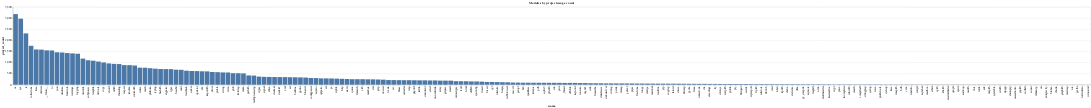

Notebook code cell kept with this figure:
### Markdown cell above
## Modules sorted by how many of the top 4000 most downloaded projects on PyPI use the module

### Code cell
import altair as alt

alt.Chart(df).mark_bar().encode(
    alt.X("name:N", sort="-y"),
    alt.Y("project_count:Q"),
    tooltip=["name", "project_count"]
).properties(
    title="Modules by project usage count"
)

### Figure 1 — Vega-Lite specification as saved in the notebook (floating-point values rounded to 4 significant figures; data arrays with more than 128 entries replaced by an {"elided": "..."} marker saying what was removed)
{"config": {"view": {"continuousWidth": 400, "continuousHeight": 300}}, "data": {"name": "data-e9a5cc4775bc76eb0d7a260005b4d83e"}, "mark": "bar", "encoding": {"tooltip": [{"type": "nominal", "field": "name"}, {"type": "quantitative", "field": "project_count"}], "x": {"type": "nominal", "field": "name", "sort": "-y"}, "y": {"type": "quantitative", "field": "project_count"}}, "title": "Modules by project usage count", "$schema": "https://vega.github.io/schema/vega-lite/v4.8.1.json", "datasets": {"data-e9a5cc4775bc76eb0d7a260005b4d83e": {"elided": "208 records"}}}
